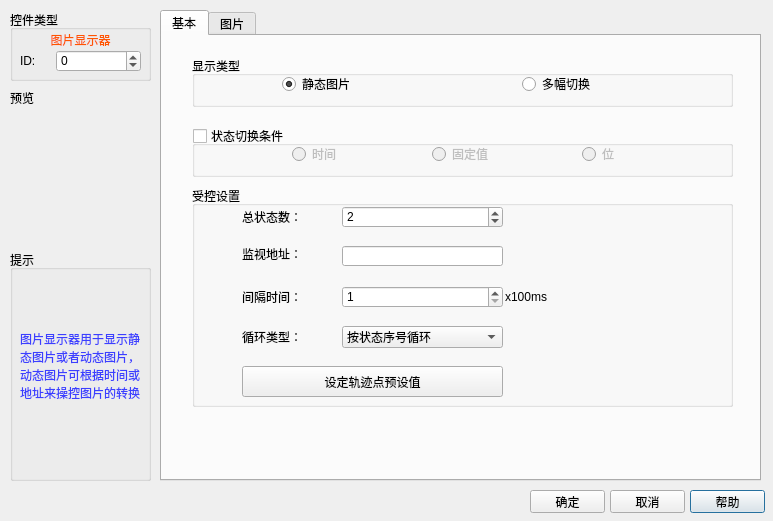
<?xml version="1.0" encoding="UTF-8"?>
<ui version="4.0">
 <class>QImageShowDlg</class>
 <widget class="QDialog" name="QImageShowDlg">
  <property name="geometry">
   <rect>
    <x>0</x>
    <y>0</y>
    <width>773</width>
    <height>521</height>
   </rect>
  </property>
  <property name="windowTitle">
   <string>图片显示器</string>
  </property>
  <widget class="QPushButton" name="m_helpBtn">
   <property name="geometry">
    <rect>
     <x>690</x>
     <y>490</y>
     <width>75</width>
     <height>23</height>
    </rect>
   </property>
   <property name="text">
    <string>帮助</string>
   </property>
  </widget>
  <widget class="QPushButton" name="m_okBtn">
   <property name="geometry">
    <rect>
     <x>530</x>
     <y>490</y>
     <width>75</width>
     <height>23</height>
    </rect>
   </property>
   <property name="text">
    <string>确定</string>
   </property>
  </widget>
  <widget class="QLabel" name="label_2">
   <property name="geometry">
    <rect>
     <x>10</x>
     <y>88</y>
     <width>81</width>
     <height>20</height>
    </rect>
   </property>
   <property name="text">
    <string>预览</string>
   </property>
  </widget>
  <widget class="QGraphicsView" name="MainView">
   <property name="geometry">
    <rect>
     <x>10</x>
     <y>109</y>
     <width>141</width>
     <height>131</height>
    </rect>
   </property>
   <property name="styleSheet">
    <string notr="true">background-color: rgba(255, 255, 255, 0);</string>
   </property>
  </widget>
  <widget class="QGroupBox" name="groupBox">
   <property name="geometry">
    <rect>
     <x>10</x>
     <y>10</y>
     <width>141</width>
     <height>71</height>
    </rect>
   </property>
   <property name="title">
    <string>控件类型</string>
   </property>
   <widget class="QLabel" name="label">
    <property name="geometry">
     <rect>
      <x>10</x>
      <y>20</y>
      <width>121</width>
      <height>20</height>
     </rect>
    </property>
    <property name="styleSheet">
     <string notr="true">color: rgb(255, 85, 0);</string>
    </property>
    <property name="text">
     <string>图片显示器</string>
    </property>
    <property name="alignment">
     <set>Qt::AlignCenter</set>
    </property>
    <property name="wordWrap">
     <bool>false</bool>
    </property>
   </widget>
   <widget class="QWidget" name="layoutWidget_2">
    <property name="geometry">
     <rect>
      <x>10</x>
      <y>40</y>
      <width>121</width>
      <height>22</height>
     </rect>
    </property>
    <layout class="QHBoxLayout" name="horizontalLayout">
     <item>
      <widget class="QLabel" name="label_7">
       <property name="maximumSize">
        <size>
         <width>30</width>
         <height>16777215</height>
        </size>
       </property>
       <property name="text">
        <string>ID:</string>
       </property>
      </widget>
     </item>
     <item>
      <widget class="QSpinBox" name="spinBox">
       <property name="minimum">
        <number>-1</number>
       </property>
       <property name="maximum">
        <number>100000</number>
       </property>
      </widget>
     </item>
    </layout>
   </widget>
  </widget>
  <widget class="QPushButton" name="m_cancelBtn">
   <property name="geometry">
    <rect>
     <x>610</x>
     <y>490</y>
     <width>75</width>
     <height>23</height>
    </rect>
   </property>
   <property name="text">
    <string>取消</string>
   </property>
  </widget>
  <widget class="QTabWidget" name="tabWidget">
   <property name="geometry">
    <rect>
     <x>160</x>
     <y>10</y>
     <width>601</width>
     <height>471</height>
    </rect>
   </property>
   <property name="currentIndex">
    <number>0</number>
   </property>
   <widget class="QWidget" name="tab">
    <attribute name="title">
     <string>基本</string>
    </attribute>
    <widget class="QGroupBox" name="groupBox_2">
     <property name="geometry">
      <rect>
       <x>30</x>
       <y>20</y>
       <width>541</width>
       <height>51</height>
      </rect>
     </property>
     <property name="title">
      <string>显示类型</string>
     </property>
     <widget class="QRadioButton" name="m_SingleradioBtn">
      <property name="geometry">
       <rect>
        <x>90</x>
        <y>20</y>
        <width>151</width>
        <height>16</height>
       </rect>
      </property>
      <property name="text">
       <string>静态图片</string>
      </property>
      <property name="checked">
       <bool>true</bool>
      </property>
     </widget>
     <widget class="QRadioButton" name="m_MutilradioBtn">
      <property name="geometry">
       <rect>
        <x>330</x>
        <y>20</y>
        <width>131</width>
        <height>16</height>
       </rect>
      </property>
      <property name="text">
       <string>多幅切换</string>
      </property>
     </widget>
    </widget>
    <widget class="QGroupBox" name="groupBox_3">
     <property name="geometry">
      <rect>
       <x>30</x>
       <y>90</y>
       <width>541</width>
       <height>51</height>
      </rect>
     </property>
     <property name="title">
      <string>状态切换条件</string>
     </property>
     <property name="checkable">
      <bool>true</bool>
     </property>
     <property name="checked">
      <bool>false</bool>
     </property>
     <widget class="QRadioButton" name="m_TimeradioBtn">
      <property name="geometry">
       <rect>
        <x>100</x>
        <y>20</y>
        <width>89</width>
        <height>16</height>
       </rect>
      </property>
      <property name="text">
       <string>时间</string>
      </property>
     </widget>
     <widget class="QRadioButton" name="m_BitradioBtn">
      <property name="geometry">
       <rect>
        <x>390</x>
        <y>20</y>
        <width>81</width>
        <height>16</height>
       </rect>
      </property>
      <property name="text">
       <string>位</string>
      </property>
     </widget>
     <widget class="QRadioButton" name="m_FixedradioBtn">
      <property name="geometry">
       <rect>
        <x>240</x>
        <y>20</y>
        <width>89</width>
        <height>16</height>
       </rect>
      </property>
      <property name="text">
       <string>固定值</string>
      </property>
     </widget>
    </widget>
    <widget class="QGroupBox" name="groupBox_5">
     <property name="geometry">
      <rect>
       <x>30</x>
       <y>150</y>
       <width>541</width>
       <height>221</height>
      </rect>
     </property>
     <property name="title">
      <string>受控设置</string>
     </property>
     <widget class="QSpinBox" name="m_StatuspBox">
      <property name="geometry">
       <rect>
        <x>150</x>
        <y>20</y>
        <width>161</width>
        <height>22</height>
       </rect>
      </property>
      <property name="maximum">
       <number>1000</number>
      </property>
      <property name="value">
       <number>2</number>
      </property>
     </widget>
     <widget class="QLabel" name="label_6">
      <property name="geometry">
       <rect>
        <x>50</x>
        <y>20</y>
        <width>71</width>
        <height>21</height>
       </rect>
      </property>
      <property name="text">
       <string>总状态数：</string>
      </property>
     </widget>
     <widget class="QPushButton" name="Monitor_Address_EntryBtn">
      <property name="geometry">
       <rect>
        <x>310</x>
        <y>58</y>
        <width>21</width>
        <height>23</height>
       </rect>
      </property>
      <property name="focusPolicy">
       <enum>Qt::NoFocus</enum>
      </property>
      <property name="text">
       <string/>
      </property>
      <property name="icon">
       <iconset resource="../../resourse.qrc">
        <normaloff>:/addressintput/images/address.bmp</normaloff>:/addressintput/images/address.bmp</iconset>
      </property>
      <property name="autoRepeat">
       <bool>false</bool>
      </property>
      <property name="autoDefault">
       <bool>true</bool>
      </property>
      <property name="flat">
       <bool>true</bool>
      </property>
     </widget>
     <widget class="QLabel" name="label_25">
      <property name="geometry">
       <rect>
        <x>50</x>
        <y>60</y>
        <width>71</width>
        <height>16</height>
       </rect>
      </property>
      <property name="text">
       <string>监视地址：</string>
      </property>
     </widget>
     <widget class="QLineEdit" name="m_MonitorAddress">
      <property name="geometry">
       <rect>
        <x>150</x>
        <y>60</y>
        <width>161</width>
        <height>20</height>
       </rect>
      </property>
     </widget>
     <widget class="QComboBox" name="m_comboBox">
      <property name="geometry">
       <rect>
        <x>150</x>
        <y>140</y>
        <width>161</width>
        <height>22</height>
       </rect>
      </property>
      <item>
       <property name="text">
        <string>按状态序号循环</string>
       </property>
      </item>
      <item>
       <property name="text">
        <string>按状态序号往返</string>
       </property>
      </item>
     </widget>
     <widget class="QLabel" name="m_label">
      <property name="geometry">
       <rect>
        <x>50</x>
        <y>140</y>
        <width>71</width>
        <height>21</height>
       </rect>
      </property>
      <property name="text">
       <string>循环类型：</string>
      </property>
     </widget>
     <widget class="QLabel" name="label_3">
      <property name="geometry">
       <rect>
        <x>50</x>
        <y>100</y>
        <width>71</width>
        <height>21</height>
       </rect>
      </property>
      <property name="text">
       <string>间隔时间：</string>
      </property>
     </widget>
     <widget class="QSpinBox" name="m_TimespBox">
      <property name="geometry">
       <rect>
        <x>150</x>
        <y>100</y>
        <width>161</width>
        <height>22</height>
       </rect>
      </property>
      <property name="minimum">
       <number>1</number>
      </property>
      <property name="maximum">
       <number>1000</number>
      </property>
     </widget>
     <widget class="QLabel" name="label_4">
      <property name="geometry">
       <rect>
        <x>313</x>
        <y>100</y>
        <width>51</width>
        <height>21</height>
       </rect>
      </property>
      <property name="text">
       <string>x100ms</string>
      </property>
     </widget>
     <widget class="QPushButton" name="btn_customValue">
      <property name="geometry">
       <rect>
        <x>50</x>
        <y>180</y>
        <width>261</width>
        <height>31</height>
       </rect>
      </property>
      <property name="text">
       <string>设定轨迹点预设值</string>
      </property>
     </widget>
    </widget>
   </widget>
   <widget class="QWidget" name="tab_2">
    <attribute name="title">
     <string>图片</string>
    </attribute>
    <widget class="QTableWidget" name="m_tableWidget">
     <property name="geometry">
      <rect>
       <x>10</x>
       <y>90</y>
       <width>581</width>
       <height>351</height>
      </rect>
     </property>
     <property name="frameShape">
      <enum>QFrame::WinPanel</enum>
     </property>
     <column>
      <property name="text">
       <string>S#</string>
      </property>
     </column>
     <column>
      <property name="text">
       <string>图片</string>
      </property>
     </column>
    </widget>
    <widget class="QGroupBox" name="groupBox_4">
     <property name="geometry">
      <rect>
       <x>10</x>
       <y>10</y>
       <width>581</width>
       <height>61</height>
      </rect>
     </property>
     <property name="title">
      <string>外形属性</string>
     </property>
     <widget class="QPushButton" name="m_deletepicbtn">
      <property name="geometry">
       <rect>
        <x>40</x>
        <y>20</y>
        <width>141</width>
        <height>31</height>
       </rect>
      </property>
      <property name="focusPolicy">
       <enum>Qt::NoFocus</enum>
      </property>
      <property name="text">
       <string>删除该状态图片</string>
      </property>
     </widget>
     <widget class="QPushButton" name="m_SelectPicpushBtn">
      <property name="geometry">
       <rect>
        <x>420</x>
        <y>20</y>
        <width>131</width>
        <height>31</height>
       </rect>
      </property>
      <property name="text">
       <string>选择外部图片</string>
      </property>
     </widget>
     <widget class="QPushButton" name="m_SelectLibpushBtn">
      <property name="geometry">
       <rect>
        <x>230</x>
        <y>20</y>
        <width>141</width>
        <height>31</height>
       </rect>
      </property>
      <property name="text">
       <string>选择图库</string>
      </property>
     </widget>
    </widget>
   </widget>
  </widget>
  <widget class="QGroupBox" name="groupBox_tips">
   <property name="geometry">
    <rect>
     <x>10</x>
     <y>250</y>
     <width>141</width>
     <height>231</height>
    </rect>
   </property>
   <property name="title">
    <string>提示</string>
   </property>
   <widget class="QLabel" name="label_5">
    <property name="geometry">
     <rect>
      <x>10</x>
      <y>10</y>
      <width>131</width>
      <height>211</height>
     </rect>
    </property>
    <property name="styleSheet">
     <string notr="true">color: rgb(60, 63, 255);</string>
    </property>
    <property name="text">
     <string>图片显示器用于显示静态图片或者动态图片，动态图片可根据时间或地址来操控图片的转换</string>
    </property>
    <property name="wordWrap">
     <bool>true</bool>
    </property>
   </widget>
  </widget>
 </widget>
 <resources>
  <include location="../../resourse.qrc"/>
 </resources>
 <connections/>
</ui>
